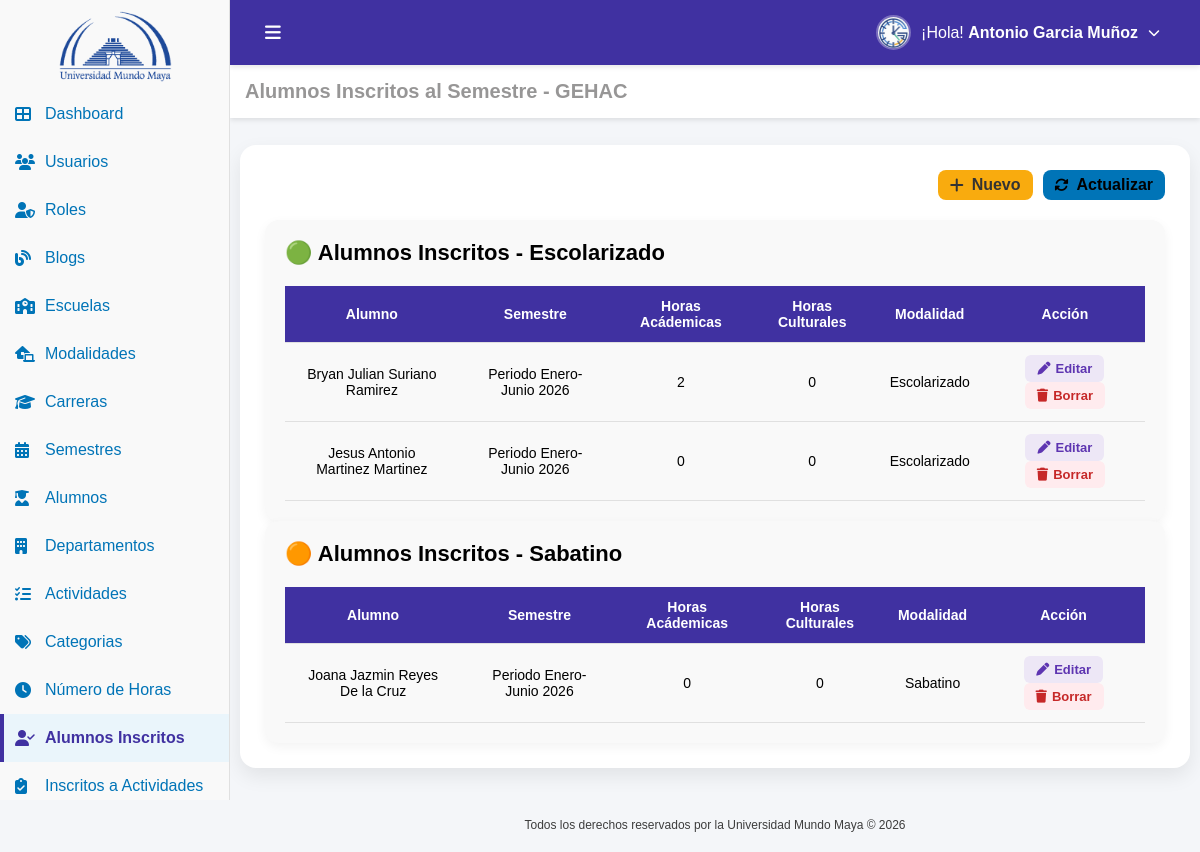
The app's page /alumnos_inscritos.php (signed in) with its own data.
### tables this page shows
CREATE TABLE IF NOT EXISTS `usuario` (
  `id_usuario` int NOT NULL AUTO_INCREMENT,
  `nombre` varchar(100) NOT NULL,
  `nombre_s` varchar(100) DEFAULT NULL,
  `apellido_p` varchar(100) DEFAULT NULL,
  `apellido_m` varchar(100) DEFAULT NULL,
  `matricula` varchar(100) DEFAULT NULL,
  `estado` tinyint(1) NOT NULL DEFAULT '1',
  `correo` varchar(100) NOT NULL,
  `password` varchar(100) NOT NULL,
  `id_carrera` int DEFAULT NULL,
  `id_modalidad` int DEFAULT NULL,
  `id_rol` int DEFAULT NULL,
  `fecha_registro` datetime DEFAULT CURRENT_TIMESTAMP,
  PRIMARY KEY (`id_usuario`) USING BTREE,
  UNIQUE KEY `correo` (`correo`),
  KEY `fk_usuario_carrera` (`id_carrera`) USING BTREE,
  KEY `fk_usuario_modalidad` (`id_modalidad`) USING BTREE,
  KEY `fk_usuario_rol` (`id_rol`) USING BTREE,
  CONSTRAINT `fk_usuario_carrera` FOREIGN KEY (`id_carrera`) REFERENCES `carrera` (`id_carrera`),
  CONSTRAINT `fk_usuario_modalidad` FOREIGN KEY (`id_modalidad`) REFERENCES `modalidad` (`id_modalidad`),
  CONSTRAINT `fk_usuario_rol` FOREIGN KEY (`id_rol`) REFERENCES `rol` (`id_rol`)
);

CREATE TABLE IF NOT EXISTS `alumno_inscrito` (
  `id_inscrito` int NOT NULL AUTO_INCREMENT,
  `id_usuario` int NOT NULL,
  `id_semestre` int NOT NULL,
  `horas_culturales` int NOT NULL DEFAULT '0',
  `horas_academicas` int NOT NULL DEFAULT '0',
  `fecha_registro` datetime DEFAULT CURRENT_TIMESTAMP,
  PRIMARY KEY (`id_inscrito`),
  KEY `fk_inscrito_usuario` (`id_usuario`),
  KEY `fk_inscrito_semestre` (`id_semestre`),
  CONSTRAINT `fk_inscrito_semestre` FOREIGN KEY (`id_semestre`) REFERENCES `semestre` (`id_semestre`),
  CONSTRAINT `fk_inscrito_usuario` FOREIGN KEY (`id_usuario`) REFERENCES `usuario` (`id_usuario`)
);

CREATE TABLE IF NOT EXISTS `semestre` (
  `id_semestre` int NOT NULL AUTO_INCREMENT,
  `nombre` varchar(200) NOT NULL,
  `periodo_inicio` date NOT NULL,
  `periodo_fin` date NOT NULL,
  `fecha_registro` datetime DEFAULT (now()),
  PRIMARY KEY (`id_semestre`)
);

CREATE TABLE IF NOT EXISTS `modalidad` (
  `id_modalidad` int NOT NULL AUTO_INCREMENT,
  `nombre` varchar(100) NOT NULL,
  `horas_academicas` int NOT NULL DEFAULT '30',
  `horas_culturales` int NOT NULL DEFAULT '15',
  `fecha_registro` datetime DEFAULT (now()),
  PRIMARY KEY (`id_modalidad`)
);

### alumnos_inscritos.php (the view, shortened to what the rows shown need)
<?php
include("auth.php");
include("conexion.php");
$sql = "SELECT
            ai.id_inscrito,
            ai.id_usuario,
            ai.id_semestre,
            ai.horas_academicas,
            ai.horas_culturales,
            u.nombre,
            u.nombre_s,
            u.apellido_p,
            u.apellido_m,
            u.matricula,
            u.estado,
            c.nombre AS carrera,
            d.nombre AS modalidad,
            s.nombre AS semestre
        FROM alumno_inscrito ai
        LEFT JOIN usuario u
            ON ai.id_usuario = u.id_usuario
        LEFT JOIN semestre s
            ON ai.id_semestre = s.id_semestre
        LEFT JOIN carrera c
            ON u.id_carrera = c.id_carrera
        LEFT JOIN modalidad d
            ON u.id_modalidad = d.id_modalidad
        WHERE u.id_rol = 3 and u.id_modalidad = 16
        ORDER BY ai.id_inscrito DESC";
$result = $conn->query($sql);
$alumnos_inscritos = [];
if($result && $result->num_rows > 0) {
    while($fila = $result->fetch_assoc()) {
        $alumnos_inscritos[] = $fila;
    }
}
$sql = "SELECT
            ai.id_inscrito,
            ai.id_usuario,
            ai.id_semestre,
            ai.horas_academicas,
            ai.horas_culturales,
            u.nombre,
            u.nombre_s,
            u.apellido_p,
            u.apellido_m,
            u.matricula,
            u.estado,
            c.nombre AS carrera,
            d.nombre AS modalidad,
            s.nombre AS semestre
        FROM alumno_inscrito ai
        LEFT JOIN usuario u
            ON ai.id_usuario = u.id_usuario
        LEFT JOIN semestre s
            ON ai.id_semestre = s.id_semestre
        LEFT JOIN carrera c
            ON u.id_carrera = c.id_carrera
        LEFT JOIN modalidad d
            ON u.id_modalidad = d.id_modalidad
        WHERE u.id_rol = 3 and u.id_modalidad = 15
        ORDER BY ai.id_inscrito DESC";
$result = $conn->query($sql);
$alumnos_inscritoss = [];
if($result && $result->num_rows > 0) {
    while($fila = $result->fetch_assoc()) {
        $alumnos_inscritoss[] = $fila;
    }
}
?>
<!DOCTYPE html>
<html lang="es">
<head>
    <link rel="stylesheet" href="css/alumnos_inscritos.css">
    <link href="https://cdn.jsdelivr.net/npm/remixicon@4.5.0/fonts/remixicon.css" rel="stylesheet"/>
    <link rel="stylesheet" href="https://cdnjs.cloudflare.com/ajax/libs/font-awesome/6.5.0/css/all.min.css">
</head>
<body>
    <main class="contenido">
        <header class="top-header">
            <div class="header-right">
                <ul>
                    <li class="submenu">
                        <a href="#" class="submenu-toggle">
                            <span>¡Hola! <strong> <?php echo $nombreCompleto; ?></strong></span>
                        </a>
                    </li>
                </ul>
            </div>
        </header>
        <section class="content-wrapper">
            <div class="card">
                <div class="estado-section">
                        <h2 class="estado-title title-proceso">
                            🟢 Alumnos Inscritos - Escolarizado
                        </h2>
                        <table id="tablaAlumnos" class="estado-table">
                            <thead>
                                <tr>
                                    <th>Alumno</th>
                                    <th>Semestre</th>
                                    <th>Horas Acádemicas</th>
                                    <th>Horas Culturales</th>
                                    <th>Modalidad</th>
                                    <th>Acción</th>
                                </tr>
                            </thead>
                            <tbody>
                                <?php if(!empty($alumnos_inscritos)): ?>
                                    <?php foreach($alumnos_inscritos as $row): ?>
                                        <tr>
                                            <td>
                                                <?= htmlspecialchars($row['nombre']) ?>
                                                <?= !empty($row['nombre_s']) ? htmlspecialchars($row['nombre_s']) : '' ?>
                                                <?= !empty($row['apellido_p']) ? htmlspecialchars($row['apellido_p']) : '' ?>
                                                <?= !empty($row['apellido_m']) ? htmlspecialchars($row['apellido_m']) : '' ?>
                                            </td>
                                            <td>
                                                <?= htmlspecialchars($row['semestre']) ?>
                                            </td>
                                            <td>
                                                <?= htmlspecialchars($row['horas_academicas']) ?>
                                            </td>
                                            <td>
                                                <?= htmlspecialchars($row['horas_culturales']) ?>
                                            </td>
                                            <td>
                                                <?= htmlspecialchars($row['modalidad']) ?>
                                            </td>
                                            <td>
                                                <?php $id = (int)$row['id_inscrito']; ?>
                                                    <?php if (tiene_permiso('alumnos_inscritos.php', 'EDITAR')): ?>
                                                        <a href="alumnos_inscritos_editar.php?id=<?= $id ?>" class="btn-edit">
                                                            <i class="fas fa-pen"></i>
                                                            <span>Editar</span>
                                                        </a>
                                                    <?php endif; ?>
                                                    <?php if (tiene_permiso('alumnos_inscritos.php', 'BORRAR')): ?>
                                                        <a href="alumnos_inscritos_borrar.php?id=<?= $id ?>"
                                                            class="btn-delete"
                                                            onclick="return confirm('¿Eliminar al Alumno: <?= htmlspecialchars($row['nombre'].' '.$row['apellido_p'], ENT_QUOTES, 'UTF-8') ?> \ndel <?= htmlspecialchars($row['semestre']) ?>?')">
                                                                <i class="fas fa-trash"></i>
                                                                <span>Borrar</span>
                                                        </a>
                                                    <?php endif; ?>
                                            </td>
                                        </tr>
                                    <?php endforeach; ?>
                                <?php endif; ?>
                            </tbody>
                        </table>
                </div>
                <div class="estado-section">
                        <h2 class="estado-title title-proceso">
                            🟠 Alumnos Inscritos - Sabatino
                        </h2>
                        <table id="tablaAlumnos" class="estado-table">
                            <thead>
                                <tr>
                                    <th>Alumno</th>
                                    <th>Semestre</th>
                                    <th>Horas Acádemicas</th>
                                    <th>Horas Culturales</th>
                                    <th>Modalidad</th>
                                    <th>Acción</th>
                                </tr>
                            </thead>
                            <tbody>
                                <?php if(!empty($alumnos_inscritoss)): ?>
                                    <?php foreach($alumnos_inscritoss as $row): ?>
                                        <tr>
                                            <td>
                                                <?= htmlspecialchars($row['nombre']) ?>
                                                <?= !empty($row['nombre_s']) ? htmlspecialchars($row['nombre_s']) : '' ?>
                                                <?= !empty($row['apellido_p']) ? htmlspecialchars($row['apellido_p']) : '' ?>
                                                <?= !empty($row['apellido_m']) ? htmlspecialchars($row['apellido_m']) : '' ?>
                                            </td>
                                            <td>
                                                <?= htmlspecialchars($row['semestre']) ?>
                                            </td>
                                            <td>
                                                <?= htmlspecialchars($row['horas_academicas']) ?>
                                            </td>
                                            <td>
                                                <?= htmlspecialchars($row['horas_culturales']) ?>
                                            </td>
                                            <td>
                                                <?= htmlspecialchars($row['modalidad']) ?>
                                            </td>
                                            <td>
                                                <?php $id = (int)$row['id_inscrito']; ?>
                                                    <?php if (tiene_permiso('alumnos_inscritos.php', 'EDITAR')): ?>
                                                        <a href="alumnos_inscritos_editar.php?id=<?= $id ?>" class="btn-edit">
                                                            <i class="fas fa-pen"></i>
                                                            <span>Editar</span>
                                                        </a>
                                                    <?php endif; ?>
                                                    <?php if (tiene_permiso('alumnos_inscritos.php', 'BORRAR')): ?>
                                                        <a href="alumnos_inscritos_borrar.php?id=<?= $id ?>"
                                                            class="btn-delete"
                                                            onclick="return confirm('¿Eliminar al Alumno: <?= htmlspecialchars($row['nombre'].' '.$row['apellido_p'], ENT_QUOTES, 'UTF-8') ?> \ndel <?= htmlspecialchars($row['semestre']) ?>?')">
                                                                <i class="fas fa-trash"></i>
                                                                <span>Borrar</span>
                                                        </a>
                                                    <?php endif; ?>
                                            </td>
                                        </tr>
                                    <?php endforeach; ?>
                                <?php endif; ?>
                            </tbody>
                        </table>
                </div>
            </div>
        </section>
    </main>
</body>
</html>

### records on screen
usuario: nombreCompleto "Antonio Garcia Muñoz"
alumno_inscrito: id_usuario.nombre "Bryan", id_usuario.nombre_s "Julian", id_usuario.apellido_p "Suriano", id_usuario.apellido_m "Ramirez", id_semestre.nombre "Periodo Enero-Junio 2026", horas_academicas "2", horas_culturales "0", modalidad.nombre "Escolarizado"
alumno_inscrito: id_usuario.nombre "Jesus", id_usuario.nombre_s "Antonio", id_usuario.apellido_p "Martinez", id_usuario.apellido_m "Martinez", id_semestre.nombre "Periodo Enero-Junio 2026", horas_academicas "0", horas_culturales "0", modalidad.nombre "Escolarizado"
alumno_inscrito: id_usuario.nombre "Joana", id_usuario.nombre_s "Jazmin", id_usuario.apellido_p "Reyes", id_usuario.apellido_m "De la Cruz", id_semestre.nombre "Periodo Enero-Junio 2026", horas_academicas "0", horas_culturales "0", modalidad.nombre "Sabatino"
